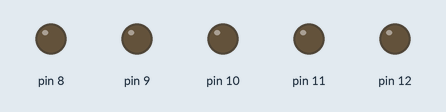
A sketch run on a simulated Arduino Uno, built with avr-gcc and run on an emulated ATmega328P. Shown: output pins drawn as LEDs (lit = HIGH).

Above: at 0.2 s.
At 2.3 s:
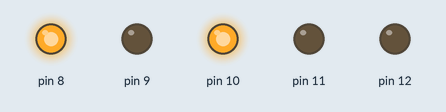
At 4.4 s:
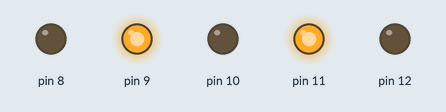
At 8.6 s:
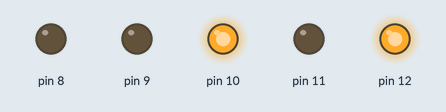
At 12.8 s:
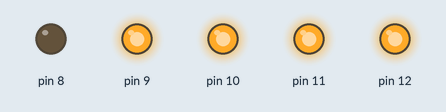
At 17.0 s:
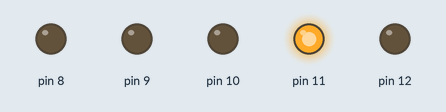
Timing chart, 0 to 17.5 s (numbered marks = the images above):
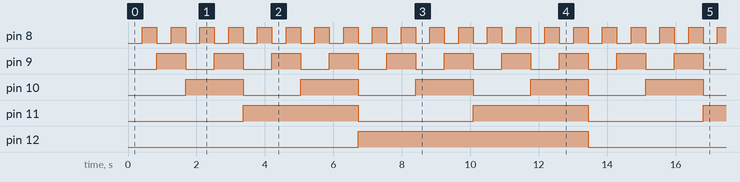

The sketch:

sz_ml_l_s.ino
```cpp
void setup()
{
  pinMode(8,OUTPUT);
  pinMode(9,OUTPUT);
  pinMode(10,OUTPUT);
  pinMode(11,OUTPUT);
  pinMode(12,OUTPUT);
  PORTB = 0;
}

void loop()
{
  for(int i = 0; i <= 31; i++)
  {
    PORTB = i;
    delay(420);
  }
}
```

Measured:
- by itself, pin 8: alternates HIGH for 0.42 s and LOW for 0.42 s
- by itself, pin 9: alternates HIGH for 0.84 s and LOW for 0.84 s
- by itself, pin 10: alternates HIGH for 1.7 s and LOW for 1.7 s
- by itself, pin 11: alternates HIGH for 3.4 s and LOW for 3.4 s
- by itself, pin 12: alternates HIGH for 6.7 s and LOW for 6.7 s
